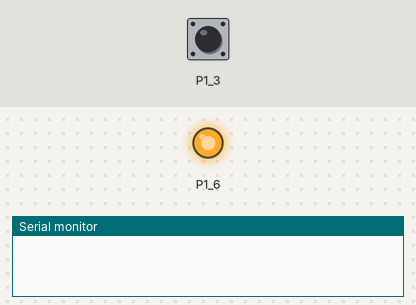
Recording of a sketch running on a simulated TI MSP430 LaunchPad. Shown: output pins drawn as LEDs (lit = HIGH), the last lines printed to the serial monitor. Inputs (shaded band) come from the test bench; at power-on: P1_3 HIGH.

Above: at 1.2 s.
1.3 s: P1_3 pulled LOW for 0.15 s
At 1.6 s:
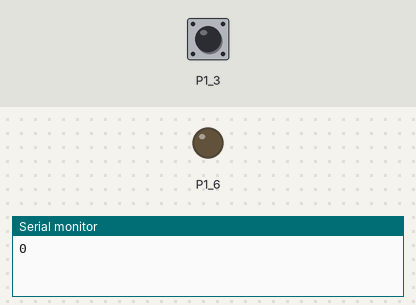
2.9 s: P1_3 pulled LOW for 1 s
At 4.1 s:
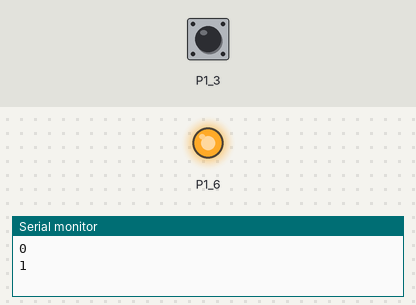
5.4 s: P1_3 pulled LOW for 3.2 s
At 6.0 s:
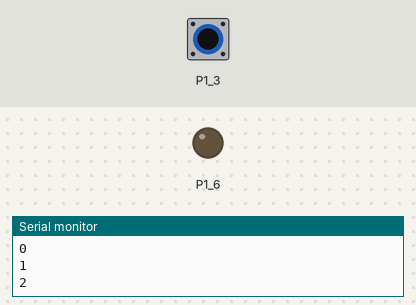
Timing chart, 0 to 8.4 s (numbered marks = the images above; inputs shaded):
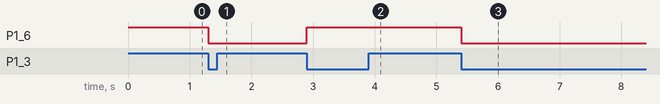

Measured:
- after the input at 1.3 s, P1_6: HIGH → LOW at once
- after the input at 2.9 s, P1_6: LOW → HIGH at once
- after the input at 5.4 s, P1_6: HIGH → LOW at once

The sketch:

lab4.1.ino
```cpp
volatile int state=HIGH;
volatile int intbutton=LOW;
int count=0;

void blink(){
    state=!state;
    intbutton=HIGH;
}

void setup(){
    Serial.begin(9600);
    pinMode(GREEN_LED, OUTPUT);
    digitalWrite(GREEN_LED, state);
    pinMode(PUSH2, INPUT_PULLUP);
    attachInterrupt(PUSH2, blink, FALLING);
}

void loop(){
    if(!intbutton) return;
    digitalWrite(GREEN_LED, state);
    Serial.println(count++);
    intbutton=LOW;
}
```
